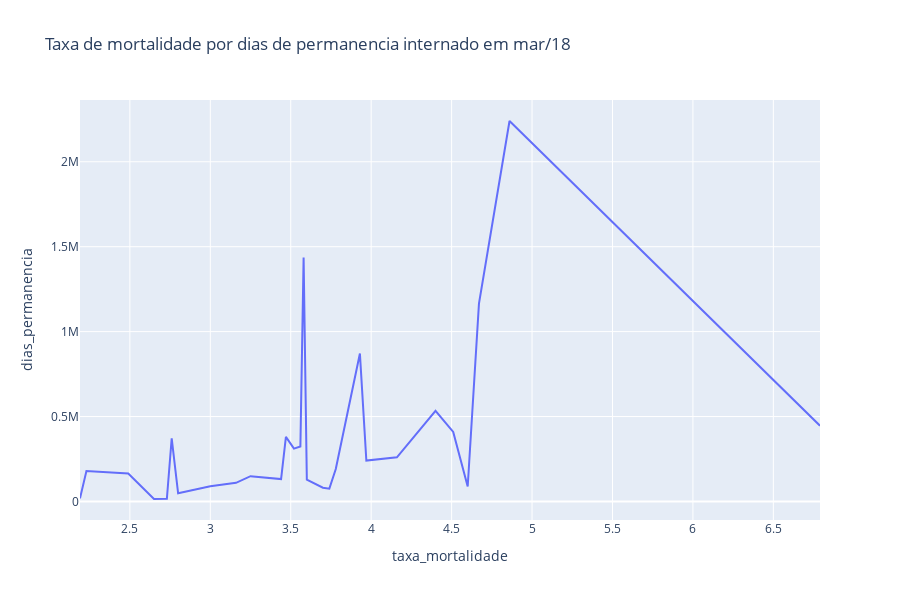

The cell this chart's notebook holds for it:
### Code cell
px.line(df_dias_por_taxa, x='taxa_mortalidade', y='dias_permanencia', title = "Taxa de mortalidade por dias de permanencia internado em mar/18",
       hover_data=['taxa_mortalidade', 'dias_permanencia'], height=600)

### Figure 1 — Plotly figure (JSON) as saved in the notebook; plotly's stock layout.template omitted (floating-point values rounded to 4 significant figures)
{"data": [{"hovertemplate": "taxa_mortalidade=%{x}<br>dias_permanencia=%{y}<extra></extra>", "legendgroup": "", "line": {"color": "#636efa", "dash": "solid"}, "marker": {"symbol": "circle"}, "mode": "lines", "name": "", "orientation": "v", "showlegend": false, "type": "scatter", "x": [2.19, 2.23, 2.49, 2.65, 2.73, 2.76, 2.8, 3, 3.16, 3.25, 3.44, 3.47, 3.52, 3.56, 3.58, 3.6, 3.7, 3.74, 3.78, 3.93, 3.97, 4.16, 4.4, 4.51, 4.6, 4.67, 4.86, 6.79], "xaxis": "x", "y": [18126, 179497, 164193, 14489, 15649, 371970, 48101, 89680, 109738, 149051, 131802, 380267, 310853, 323610, 1436945, 128549, 80678, 75386, 191447, 870717, 240779, 259811, 533778, 409142, 88168, 1164944, 2240046, 445792], "yaxis": "y"}], "layout": {"height": 600, "legend": {"tracegroupgap": 0}, "title": {"text": "Taxa de mortalidade por dias de permanencia internado em mar/18"}, "xaxis": {"anchor": "y", "domain": [0, 1], "title": {"text": "taxa_mortalidade"}}, "yaxis": {"anchor": "x", "domain": [0, 1], "title": {"text": "dias_permanencia"}}}}
